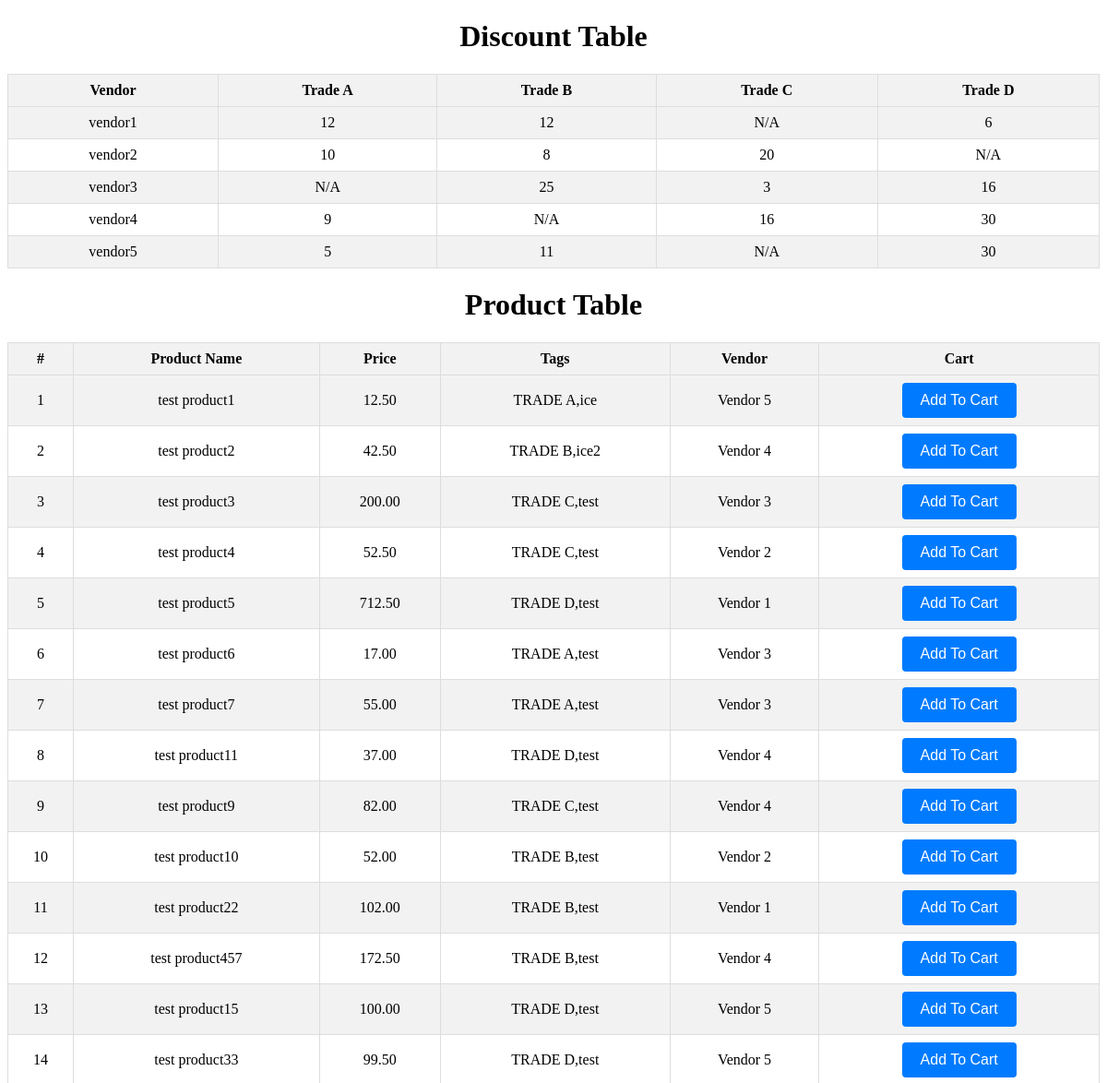
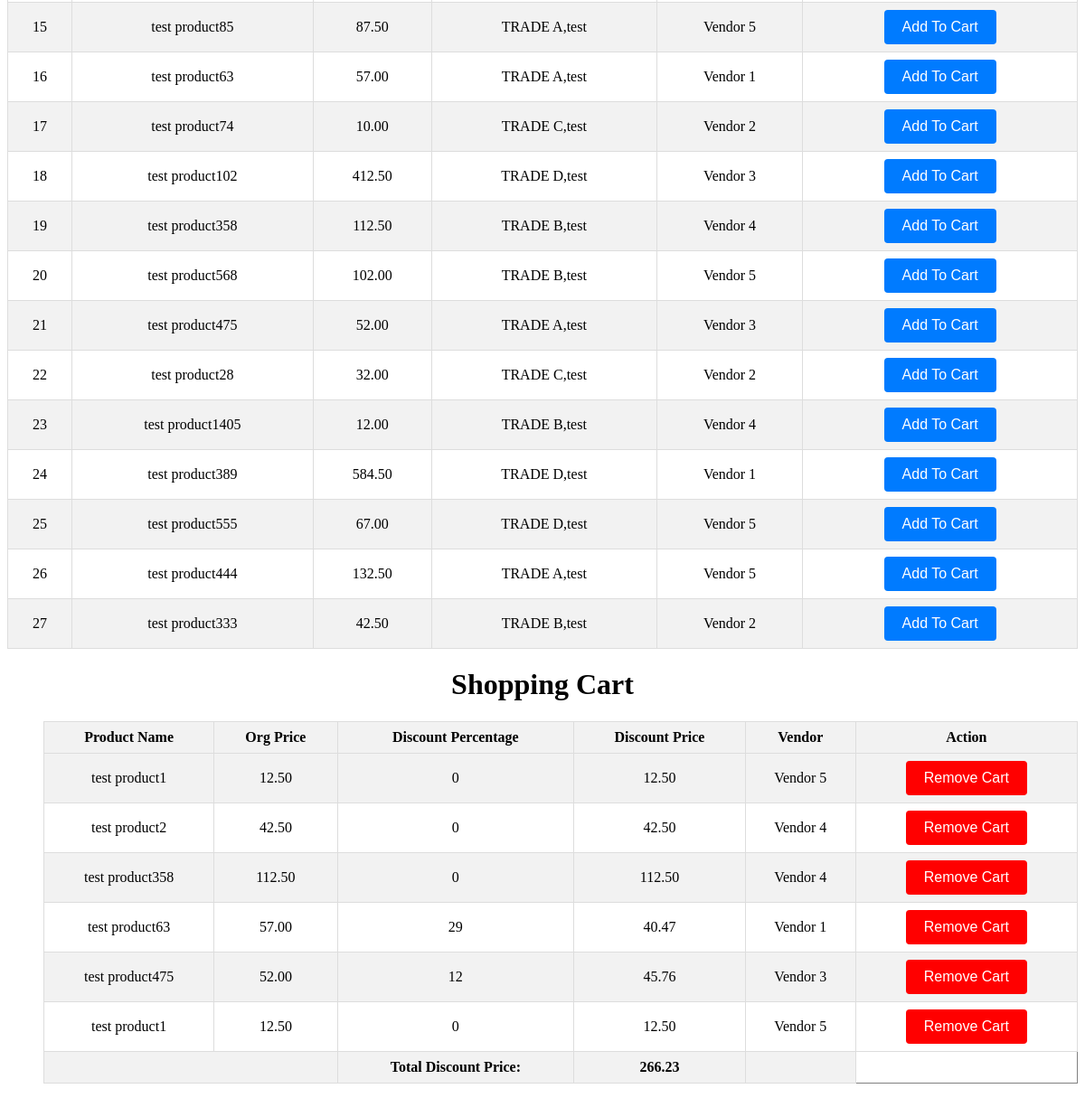
The page / on the database its author committed (2 pictures, top to bottom).
### tables this page shows
CREATE TABLE `discount` (
  `id` int(100) NOT NULL,
  `vendor` varchar(100) NOT NULL,
  `Trade A` varchar(100) NOT NULL,
  `Trade B` varchar(100) NOT NULL,
  `Trade C` varchar(100) NOT NULL,
  `Trade D` varchar(100) NOT NULL
);

CREATE TABLE `product` (
  `id` int(11) NOT NULL,
  `name` varchar(255) DEFAULT NULL,
  `price` decimal(10,2) DEFAULT NULL,
  `tags` varchar(255) DEFAULT NULL,
  `vendor` varchar(255) DEFAULT NULL,
  `discount` int(11) DEFAULT NULL
);

CREATE TABLE `shopping_cart` (
  `id` int(100) NOT NULL,
  `productname` varchar(100) NOT NULL,
  `orgprice` varchar(100) NOT NULL,
  `discountpercentage` varchar(100) NOT NULL,
  `vendor` varchar(100) NOT NULL,
  `Total Price` int(100) NOT NULL,
  `discountprice` varchar(200) NOT NULL
);

### index.php (the view, shortened to what this page needs)
<?php
include 'config.php';
?>
<!DOCTYPE html>
<html>
<head>
    <link rel="stylesheet" type="text/css" href="style.css">
</head>
<body>
<h1>Discount Table</h1>
    <table border="1">
        <tr>
            <th>Vendor</th>
            <th>Trade A</th>
            <th>Trade B</th>
            <th>Trade C</th>
            <th>Trade D</th>
        </tr>
        <?php
        $query = "SELECT * FROM Discount";
        $result = mysqli_query($conn, $query);
        if ($result) {
            while ($row = mysqli_fetch_assoc($result)) {
                echo "<tr>";
                echo "<td>" . $row['vendor'] . "</td>";
                echo "<td>" . $row['Trade A'] . "</td>";
                echo "<td>" . $row['Trade B'] . "</td>";
                echo "<td>" . $row['Trade C'] . "</td>";
                echo "<td>" . $row['Trade D'] . "</td>";
                echo "</tr>";
            }
        } else {
            echo "Failed to retrieve data from the database.";
        }
        ?>
    </table>
<h1>Product Table</h1>
<table border="1">
    <tr>
        <th>#</th>
        <th>Product Name</th>
        <th>Price</th>
        <th>Tags</th>
        <th>Vendor</th>
        <th>Cart</th>
    </tr>
    <?php
    $query = "SELECT * FROM Product";
    $result = mysqli_query($conn, $query);
    if ($result) {
        while ($row = mysqli_fetch_assoc($result)) {
            echo "<tr>";
            echo "<td>" . $row['id'] . "</td>";
            echo "<td>" . $row['name'] . "</td>";
            echo "<td>" . $row['price'] . "</td>";
            echo "<td>" . $row['tags'] . "</td>";
            echo "<td>" . $row['vendor'] . "</td>";
            echo "<td><button class='add-to-cart' data-product-id='" . $row['id'] . "'>Add To Cart</button></td>";
            echo "</tr>";
        }
    } else {
        echo "Failed to retrieve data from the database.";
    }
    ?>
</table>
<h1>Shopping Cart</h1>
<ul id="cart-items">
<table border="1">
    <tr>
        <th>Product Name</th>
        <th>Org Price</th>
        <th>Discount Percentage</th>
        <th>Discount Price</th>
        <th>Vendor</th>
        <th>Action</th>
    </tr>
    <?php
    $query = "SELECT * FROM shopping_cart";
    $result = mysqli_query($conn, $query);
    $totalDiscount = 0;
    if ($result) {
        while ($row = mysqli_fetch_assoc($result)) {
            echo '<tr>';
            echo '<td>' . $row['productname'] . '</td>';
            echo '<td>' . $row['orgprice'] . '</td>';
            echo '<td>' . $row['discountpercentage'] . '</td>';
            echo '<td>' . $row['discountprice'] . '</td>';
            echo '<td>' . $row['vendor'] . '</td>';
            echo '<td><button class="delete-to-cart" data-delete-id="' . $row['id'] . '">Remove Cart</button></td>';
            echo '</tr>';
            $totalDiscount += $row['discountprice'];
        }
    } else {
        echo '<tr><td colspan="6">No items in the shopping cart.</td></tr>';
    }
    echo '<tr>';
    echo '<td colspan="2"></td>';
    echo '<td><strong>Total Discount Price:</strong></td>';
    echo '<td><strong>' . $totalDiscount . '</strong></td>';
    echo '<td></td>';
    echo '</tr>';
    ?>
</table>
</ul>
</body>
</html>

### style.css (style rules this page uses)
h1 { text-align: center; }
table { border-collapse: collapse; width: 100%; }
th, td { border: 1px solid #ddd; padding: 8px; text-align: center; }
th { background-color: #f2f2f2; }
tr:nth-child(even) { background-color: #f2f2f2; }
.add-to-cart { background-color: #007BFF; color: #FFF; padding: 10px 20px; border: none; border-radius: 4px; cursor: pointer; font-size: 16px; }
.delete-to-cart { background-color: #FF0000; color: #FFF; padding: 10px 20px; border: none; border-radius: 4px; cursor: pointer; font-size: 16px; }

### rows shown on the page
discount: vendor "vendor1", Trade A "12", Trade B "12", Trade C "N/A", Trade D "6"
discount: vendor "vendor2", Trade A "10", Trade B "8", Trade C "20", Trade D "N/A"
discount: vendor "vendor3", Trade A "N/A", Trade B "25", Trade C "3", Trade D "16"
discount: vendor "vendor4", Trade A "9", Trade B "N/A", Trade C "16", Trade D "30"
discount: vendor "vendor5", Trade A "5", Trade B "11", Trade C "N/A", Trade D "30"
product: id "1", name "test product1", price "12.50", tags "TRADE A,ice", vendor "Vendor 5"
product: id "2", name "test product2", price "42.50", tags "TRADE B,ice2", vendor "Vendor 4"
product: id "3", name "test product3", price "200.00", tags "TRADE C,test", vendor "Vendor 3"
product: id "4", name "test product4", price "52.50", tags "TRADE C,test", vendor "Vendor 2"
product: id "5", name "test product5", price "712.50", tags "TRADE D,test", vendor "Vendor 1"
product: id "6", name "test product6", price "17.00", tags "TRADE A,test", vendor "Vendor 3"
product: id "7", name "test product7", price "55.00", tags "TRADE A,test", vendor "Vendor 3"
product: id "8", name "test product11", price "37.00", tags "TRADE D,test", vendor "Vendor 4"
product: id "9", name "test product9", price "82.00", tags "TRADE C,test", vendor "Vendor 4"
product: id "10", name "test product10", price "52.00", tags "TRADE B,test", vendor "Vendor 2"
product: id "11", name "test product22", price "102.00", tags "TRADE B,test", vendor "Vendor 1"
product: id "12", name "test product457", price "172.50", tags "TRADE B,test", vendor "Vendor 4"
product: id "13", name "test product15", price "100.00", tags "TRADE D,test", vendor "Vendor 5"
product: id "14", name "test product33", price "99.50", tags "TRADE D,test", vendor "Vendor 5"
product: id "15", name "test product85", price "87.50", tags "TRADE A,test", vendor "Vendor 5"
product: id "16", name "test product63", price "57.00", tags "TRADE A,test", vendor "Vendor 1"
product: id "17", name "test product74", price "10.00", tags "TRADE C,test", vendor "Vendor 2"
product: id "18", name "test product102", price "412.50", tags "TRADE D,test", vendor "Vendor 3"
product: id "19", name "test product358", price "112.50", tags "TRADE B,test", vendor "Vendor 4"
product: id "20", name "test product568", price "102.00", tags "TRADE B,test", vendor "Vendor 5"
product: id "21", name "test product475", price "52.00", tags "TRADE A,test", vendor "Vendor 3"
product: id "22", name "test product28", price "32.00", tags "TRADE C,test", vendor "Vendor 2"
product: id "23", name "test product1405", price "12.00", tags "TRADE B,test", vendor "Vendor 4"
product: id "24", name "test product389", price "584.50", tags "TRADE D,test", vendor "Vendor 1"
product: id "25", name "test product555", price "67.00", tags "TRADE D,test", vendor "Vendor 5"
product: id "26", name "test product444", price "132.50", tags "TRADE A,test", vendor "Vendor 5"
product: id "27", name "test product333", price "42.50", tags "TRADE B,test", vendor "Vendor 2"
shopping_cart: productname "test product1", orgprice "12.50", discountpercentage "0", discountprice "12.50", vendor "Vendor 5"
shopping_cart: productname "test product2", orgprice "42.50", discountpercentage "0", discountprice "42.50", vendor "Vendor 4"
shopping_cart: productname "test product358", orgprice "112.50", discountpercentage "0", discountprice "112.50", vendor "Vendor 4"
shopping_cart: productname "test product63", orgprice "57.00", discountpercentage "29", discountprice "40.47", vendor "Vendor 1"
shopping_cart: productname "test product475", orgprice "52.00", discountpercentage "12", discountprice "45.76", vendor "Vendor 3"
shopping_cart: productname "test product1", orgprice "12.50", discountpercentage "0", discountprice "12.50", vendor "Vendor 5"

### other values the page prints
$totalDiscount "266.23"
